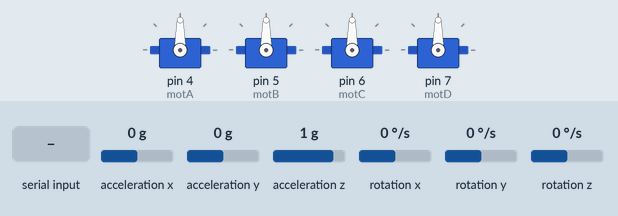
This sketch was run on a simulated Arduino Uno, built with avr-gcc and run on an emulated ATmega328P. Parts: 4 × servo. The test bench sets the inputs (shaded band); at power-on: rotation y 0 °/s, acceleration x 0 g, acceleration y 0 g, acceleration z 1 g, rotation x 0 °/s, rotation z 0 °/s. What the sketch prints to the serial monitor is not drawn.

Above: at 1.2 s.
1.3 s: "0" received over Serial
At 2.0 s:
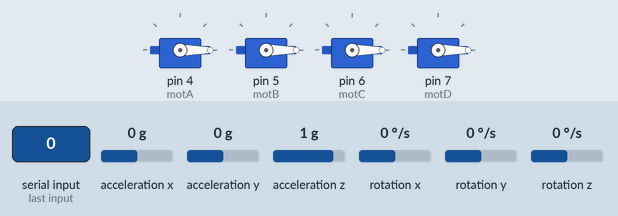
2.8 s: "1" received over Serial
At 3.2 s:
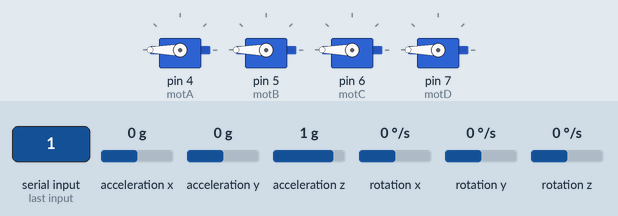
4.3 s: "2" received over Serial
6.8 s: rotation y set to -192 °/s
At 9.68 s:
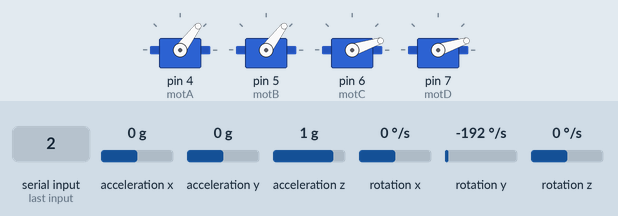
9.8 s: acceleration x set to -1.4 g
At 10.64 s:
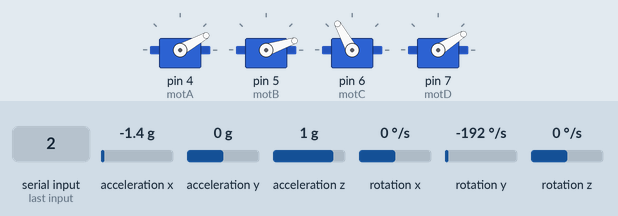
12.8 s: acceleration y set to -1.4 g
Timing chart, 0 to 18.7 s (numbered marks = the images above; inputs shaded):
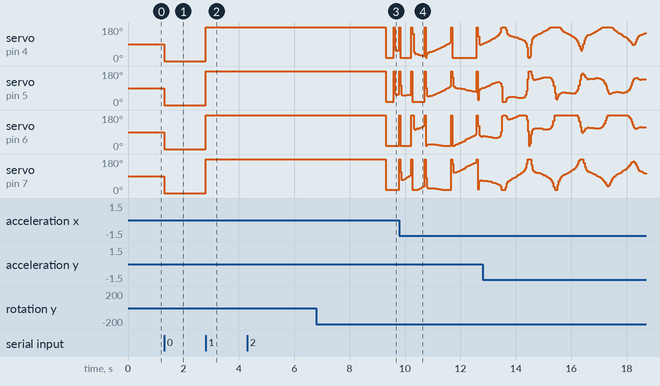

Measured:
- after the input at 1.3 s, servo on pin 4 (motA), servo on pin 5 (motB), servo on pin 6 (motC), servo on pin 7 (motD): 90° → 0° at once
- after the input at 2.8 s, servo on pin 4 (motA), servo on pin 5 (motB), servo on pin 6 (motC), servo on pin 7 (motD): 0° → 180° at once
- after the input at 4.3 s, every drawn part: stays the same

The sketch:

flight_controller.ino
```cpp
/**
 * Usage, according to documentation(https://www.firediy.fr/files/drone/HW-01-V4.pdf) :
 *     1. Plug your Arduino to your computer with USB cable, open terminal, then type 1 to send max throttle to every ESC to enter programming mode
 *     2. Power up your ESCs. You must hear "beep1 beep2 beep3" tones meaning the power supply is OK
 *     3. After 2sec, "beep beep" tone emits, meaning the throttle highest point has been correctly confirmed
 *     4. Type 0 to send min throttle
 *     5. Several "beep" tones emits, which means the quantity of the lithium battery cells (3 beeps for a 3 cells LiPo)
 *     6. A long beep tone emits meaning the throttle lowest point has been correctly confirmed
 *     7. Type 2 to launch test function. This will send min to max throttle to ESCs to test them
 *
 * @author lobodol <grobodol@gmail.com>
 */

 // ---------------- Motor Control ---------------------------------------
#include <Servo.h>
// ---------------------------------------------------------------------------
// Customize here pulse lengths as needed
#define MIN_PULSE_LENGTH 1000 // Minimum pulse length in µs
#define MAX_PULSE_LENGTH 2000 // Maximum pulse length in µs
// ---------------------------------------------------------------------------
Servo motA, motB, motC, motD;
boolean ESC_READY = false;
char data;
// ---------------------------------------------------------------------------

// ---------------- Gyro and Accelerometer ---------------------------------------
#include <CurieIMU.h>
#include <MadgwickAHRS.h>
#include <SoftwareSerial.h>
Madgwick filter;
//angles
float roll, pitch, heading;
//time
unsigned long microsPerReading, microsPrevious, microsPreviousAngle, microsPreviousPID, microsNow;

unsigned long microsAddThrottle; //for testing take off with no transmitted instructions

// ---------------- flight instructions ---------------------------------------
#define YAW      0
#define PITCH    1
#define ROLL     2
#define THROTTLE 3

// ------------- Global variables used for PID controller --------------------
float errors[3];                     // Measured errors (compared to instructions) : [Yaw, Pitch, Roll]
float error_sum[3]      = {0, 0, 0}; // Error sums (used for integral component) : [Yaw, Pitch, Roll]
float previous_error[3] = {0, 0, 0}; // Last errors (used for derivative component) : [Yaw, Pitch, Roll]
float adjustmentPeriod;

// used for putting derivative through low pass filter
float previous_filtered_delta_err[3] = {0, 0, 0};          // Error deltas in that order   : Yaw, Pitch, Roll

unsigned int pulse_length_esc1 = 1000,
        pulse_length_esc2 = 1000,
        pulse_length_esc3 = 1000,
        pulse_length_esc4 = 1000;
 /*
 *  - Yaw      : degree/sec
 *  - Pitch    : degree
 *  - Roll     : degree
 *  - Throttle : µs
 *
 * @var float[]
 */

float instruction[4];

// ---------------------------------------------------------------------------

void setup() {
  Serial.begin(9600);

  // Gryo and Accel setup -----------------------------------------------------
  CurieIMU.begin();
  CurieIMU.setGyroRate(25);
  CurieIMU.setAccelerometerRate(25);
  filter.begin(25);
  // Set the accelerometer range to 2G
  CurieIMU.setAccelerometerRange(2);
  // Set the gyroscope range to 250 degrees/second
  CurieIMU.setGyroRange(250);
  // initialize variables to pace updates to correct rate
  microsPerReading = 1000000 / 25;
  microsPreviousAngle = micros();
  microsPreviousPID = micros();
  microsPrevious = micros();

  // motor setup --------------------------------------------------------------
  motA.attach(4, MIN_PULSE_LENGTH, MAX_PULSE_LENGTH);
  motB.attach(5, MIN_PULSE_LENGTH, MAX_PULSE_LENGTH);
  motC.attach(6, MIN_PULSE_LENGTH, MAX_PULSE_LENGTH);
  motD.attach(7, MIN_PULSE_LENGTH, MAX_PULSE_LENGTH);
 /*
 * (A) (B)     x
 *   \ /     z ↑
 *    X       \|
 *   / \       +----→ y
 * (C) (D)
 */

  // initial instructions ------------------------------------------------------
  instruction[YAW] = 0;
  instruction[PITCH] = 0;
  instruction[ROLL] = 0;
  instruction[THROTTLE] = 1000;

  // period of flight adjustment in microseconds (recalculate fight every 'adjustmentPeriod' microseconds)
  adjustmentPeriod = 40000;

}

void loop() {
  // current time
  microsNow = micros();

  // set esc to programmable mode if not already
  if (ESC_READY == false && Serial.available()){
      setupESC();
  }

  // this is the flight control loop
  else if(ESC_READY == true){

      // update every adjustmentPeriod seconds (max pulse length for esc is 2 milliseconds or 2000 microseconds)
      if(microsNow - microsPreviousPID >= adjustmentPeriod) {
          // get angles
          getAngles();
          //printAngles();

          // 3. Translate received data into usable values
          getFlightInstruction();

          // 4. Calculate errors comparing received instruction with measures
          calculateErrors();

          // 5. Calculate motors speed with PID controller
          pidController();

          // 6. Apply motors speed
          applyMotorSpeed();

          //update previous time
          microsPreviousPID = microsNow;
      }// end update block

  } // end else if block

}//end loop function

//read current angle of drone
void getAngles(){
  int aix, aiy, aiz;
  int gix, giy, giz;
  float ax, ay, az;
  float gx, gy, gz;

  // read raw data from CurieIMU
  CurieIMU.readMotionSensor(aix, aiy, aiz, gix, giy, giz);

  // convert from raw data to gravity and degrees/second units
  ax = convertRawAcceleration(aix);
  ay = convertRawAcceleration(aiy);
  az = convertRawAcceleration(aiz);
  gx = convertRawGyro(gix);
  gy = convertRawGyro(giy);
  gz = convertRawGyro(giz);

  // update the filter, which computes orientation
  filter.updateIMU(gx, gy, gz, ax, ay, az);

  // print the heading, pitch and roll
  roll = filter.getRoll();
  pitch = filter.getPitch();
  heading = filter.getYaw();

}
//helper of getAngles()
float convertRawAcceleration(int aRaw) {
  // since we are using 2G range
  // -2g maps to a raw value of -32768
  // +2g maps to a raw value of 32767

  float a = (aRaw * 2.0) / 32768.0;
  return a;
}
//helper of getAngles()
float convertRawGyro(int gRaw) {
  // since we are using 250 degrees/seconds range
  // -250 maps to a raw value of -32768
  // +250 maps to a raw value of 32767

  float g = (gRaw * 250.0) / 32768.0;
  return g;
}

void printAngles() {

  //print rate in micro seconds
  unsigned long printRate = 1000000;

  if (microsNow - microsPreviousAngle >= printRate) {
      Serial.print("Orientation: ");
      Serial.print(heading);
      Serial.print(" ");
      Serial.print(pitch);
      Serial.print(" ");
      Serial.println(roll);

      microsPreviousAngle = microsNow;
  }
}

//This must be done before motor outputs can be programmed
//read the directions at the top of this document
void setupESC() {

  data = Serial.read();
  switch (data) {
      // 0
      case 48 : Serial.println("Sending minimum throttle");
                motA.writeMicroseconds(MIN_PULSE_LENGTH);
                motB.writeMicroseconds(MIN_PULSE_LENGTH);
                motC.writeMicroseconds(MIN_PULSE_LENGTH);
                motD.writeMicroseconds(MIN_PULSE_LENGTH);
      break;

      // 1
      case 49 : Serial.println("Sending maximum throttle");
                motA.writeMicroseconds(MAX_PULSE_LENGTH);
                motB.writeMicroseconds(MAX_PULSE_LENGTH);
                motC.writeMicroseconds(MAX_PULSE_LENGTH);
                motD.writeMicroseconds(MAX_PULSE_LENGTH);
      break;

      // 2

      case 50 :
                ESC_READY = true;
                //get rid of the rest of this,including
                //test function when ready for flight
                Serial.print("ESC's ready in 3");
                delay(1000);
                Serial.print(" 2");
                delay(1000);
                Serial.println(" 1...");
                delay(1000);
                Serial.println("\ntaking off!\n");
                delay(2000);
                //test();
      break;
  }

}//end setupESC

/**
 * Test function: send min throttle to max throttle to each ESC.
 * NOT USED *****
 */
void test()
{
    for (int i = MIN_PULSE_LENGTH; i <= MAX_PULSE_LENGTH; i += 5) {
        Serial.print("Pulse length = ");
        Serial.println(i);

        motA.writeMicroseconds(i);
        motB.writeMicroseconds(i);
        motC.writeMicroseconds(i);
        motD.writeMicroseconds(i);

        delay(2000);
    }

    Serial.println("STOP");
    motA.writeMicroseconds(MIN_PULSE_LENGTH);
    motB.writeMicroseconds(MIN_PULSE_LENGTH);
    motC.writeMicroseconds(MIN_PULSE_LENGTH);
    motD.writeMicroseconds(MIN_PULSE_LENGTH);
}

/**
 * Calculate motor speed for each motor of an X quadcopter depending on received instructions and measures from sensor
 * by applying PID control.
 *
 * (A) (B)     x
 *   \ /     z ↑
 *    X       \|
 *   / \       +----→ y
 * (C) (D)
 *
 *
 **** actually A and D are counter-clockwise and B & C are clockwise
 * Motors A & D run clockwise.
 * Motors B & C run counter-clockwise.
 *
 * Each motor output is considered as a servomotor. As a result, value range is about 1000µs to 2000µs
 *
 * @return void
 */
void pidController() {
    float Kp[3]                 = {4.0, 1.3, 1.3};    // P coefficients in that order    : Yaw, Pitch, Roll
    float Ki[3]                 = {0.02, 0.04, 0.04}; // I coefficients in that order    : Yaw, Pitch, Roll
    float Kd[3]                 = {0, 18, 18};        // D coefficients in that order    : Yaw, Pitch, Roll
    float delta_err[3]          = {0, 0, 0};          // Error deltas in that order      : Yaw, Pitch, Roll
    float filtered_delta_err[3] = {0, 0, 0};          // filtered deltas in that order   : Yaw, Pitch, Roll
    float yaw_pid               = 0;
    float pitch_pid             = 0;
    float roll_pid              = 0;
    float r                     = .90; //smoothing factor, smaller r for greater smoothing *can be tuned

    // Initialize motor commands with throttle
    pulse_length_esc1 = instruction[THROTTLE];
    pulse_length_esc2 = instruction[THROTTLE];
    pulse_length_esc3 = instruction[THROTTLE];
    pulse_length_esc4 = instruction[THROTTLE];

    // Do not calculate anything if throttle is 0
    if (instruction[THROTTLE] >= 1040) {
        // Calculate sum of errors : Integral coefficients
        error_sum[YAW]   += errors[YAW];
        error_sum[PITCH] += errors[PITCH];
        error_sum[ROLL]  += errors[ROLL];

        // Calculate error delta : Derivative coefficients
        delta_err[YAW]   = errors[YAW]   - previous_error[YAW];
        delta_err[PITCH] = errors[PITCH] - previous_error[PITCH];
        delta_err[ROLL]  = errors[ROLL]  - previous_error[ROLL];

        // apply low pass filter on derivative of proportional error for pitch and roll (reduce noise)
        filtered_delta_err[PITCH] = (1-r)*previous_filtered_delta_err[PITCH] + r*delta_err[PITCH];
        filtered_delta_err[ROLL]  = (1-r)*previous_filtered_delta_err[ROLL]  + r*delta_err[ROLL];

        // Save current error as previous_error for next time
        previous_error[YAW]   = errors[YAW];
        previous_error[PITCH] = errors[PITCH];
        previous_error[ROLL]  = errors[ROLL];
        previous_filtered_delta_err[PITCH] = filtered_delta_err[PITCH];
        previous_filtered_delta_err[ROLL]  = filtered_delta_err[ROLL];

        // PID = e.Kp + ∫e.Ki + Δe.Kd
        yaw_pid   = (errors[YAW]   * Kp[YAW])   + (error_sum[YAW]   * Ki[YAW])   + (delta_err[YAW]   * Kd[YAW]);
        pitch_pid = (errors[PITCH] * Kp[PITCH]) + (error_sum[PITCH] * Ki[PITCH]) + (filtered_delta_err[PITCH] * Kd[PITCH]);
        roll_pid  = (errors[ROLL]  * Kp[ROLL])  + (error_sum[ROLL]  * Ki[ROLL])  + (filtered_delta_err[ROLL]  * Kd[ROLL]);

        // cancel out yaw
        yaw_pid = 0;

        // Calculate pulse duration for each ESC
        pulse_length_esc1 = instruction[THROTTLE] + roll_pid + pitch_pid - yaw_pid;
        pulse_length_esc2 = instruction[THROTTLE] - roll_pid + pitch_pid + yaw_pid;
        pulse_length_esc3 = instruction[THROTTLE] + roll_pid - pitch_pid + yaw_pid;
        pulse_length_esc4 = instruction[THROTTLE] - roll_pid - pitch_pid - yaw_pid;
    }

    //clamp integral component to defend against error buildup (1600 is arbitrary, should experiment if there are problems)
    //-------------------------------------------------------------------------------------
    //pitch
    if( (pulse_length_esc1 >= 1600 || pulse_length_esc2 >= 1600 || pulse_length_esc3 >= 1600 || pulse_length_esc4 >= 1600)
        && pitch_pid/errors[PITCH] >= 0) { //saturate and error and previous error have same sign
        error_sum[PITCH] = 0;
     }
     //roll
    if( (pulse_length_esc1 >= 1600 || pulse_length_esc2 >= 1600 || pulse_length_esc3 >= 1600 || pulse_length_esc4 >= 1600)
        && roll_pid/errors[ROLL] >= 0) { //saturate and error and previous error have same sign
        error_sum[ROLL] = 0;
     }

    pulse_length_esc1 = minMax(pulse_length_esc1, 1100, 2000);
    pulse_length_esc2 = minMax(pulse_length_esc2, 1100, 2000);
    pulse_length_esc3 = minMax(pulse_length_esc3, 1100, 2000);
    pulse_length_esc4 = minMax(pulse_length_esc4, 1100, 2000);
}

/**
 * Make sure that given value is not over min_value/max_value range.
 *
 * @param float value     : The value to convert
 * @param float min_value : The min value
 * @param float max_value : The max value
 * @return float
 */
float minMax(float value, float min_value, float max_value) {
    if (value > max_value) {
        value = max_value;
    } else if (value < min_value) {
        value = min_value;
    }

    return value;
}

//read the current flight instruction into the system
void getFlightInstruction() {

      //initialized for takeoff
      instruction[YAW] = 0;
      instruction[PITCH] = 0; //negative forward, positive backward
      instruction[ROLL] = 0; //negative left, positive right

      unsigned int increasePeriod = 400000; // every 400 milliseconds
      if ((microsNow - microsAddThrottle) >= increasePeriod && instruction[THROTTLE] < 1700) {
          instruction[THROTTLE] = instruction[THROTTLE] + 5;
          microsAddThrottle = microsNow;
      }
}

/**
 * Calculate errors of Yaw, Pitch & Roll: this is simply the difference between the measure and the command.
 *
 * @return void
 */
void calculateErrors() {
    //errors[YAW]   = instruction[YAW]   - measures[YAW];
    errors[YAW]   =   0;
    errors[PITCH] = instruction[PITCH] - pitch;
    errors[ROLL]  = instruction[ROLL]  - roll;
}

// write pulselength calculated by PID to ESC's
void applyMotorSpeed() {

    //print rate in micro seconds
    unsigned long printRate = 2000000;
    // print the esc outputs to monitor
    if (microsNow - microsPrevious >= printRate) {
        Serial.print("motA: ");
        Serial.print(pulse_length_esc1);
        Serial.print("  motB: ");
        Serial.print(pulse_length_esc2);
        Serial.print("  motC: ");
        Serial.print(pulse_length_esc3);
        Serial.print("  motD: ");
        Serial.print(pulse_length_esc4);
        Serial.print("  Throttle: ");
        Serial.println(instruction[THROTTLE]);

        /*
        //error info for PID
        Serial.print("Pitch Error: ");
        Serial.print(errors[PITCH]);
        Serial.print(" Roll Error: ");
        Serial.println(errors[ROLL]);

        Serial.print("Pitch Error Sum: ");
        Serial.print(error_sum[PITCH]);
        Serial.print(" Roll Error Sum: ");
        Serial.println(error_sum[ROLL]);
        */

        microsPrevious = microsNow;
    }


    //write pulse length to each esc (apply speed)
    motA.writeMicroseconds(pulse_length_esc1);
    motB.writeMicroseconds(pulse_length_esc2);
    motC.writeMicroseconds(pulse_length_esc3);
    motD.writeMicroseconds(pulse_length_esc4);

}
```
